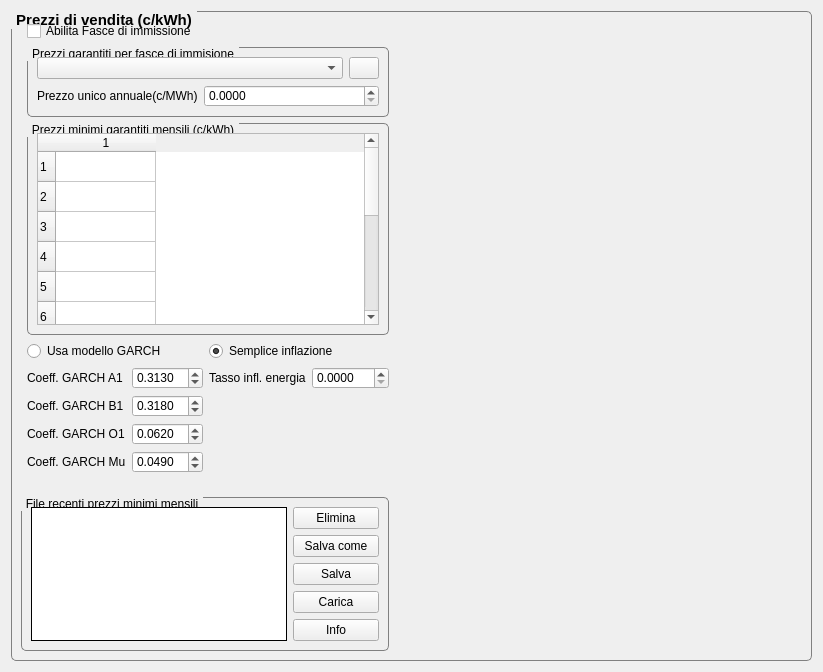
     <widget class="QWidget" name="page_5">
      <layout class="QGridLayout" name="gridLayout_37">
       <item row="0" column="0">
        <widget class="QGroupBox" name="groupMinPrices">
         <property name="font">
          <font>
           <pointsize>11</pointsize>
           <weight>75</weight>
           <bold>true</bold>
          </font>
         </property>
         <property name="styleSheet">
          <string notr="true">QGroupBox {
     background-color: qlineargradient(x1: 0, y1: 0, x2: 0, y2: 1,
                                       stop: 0 #E0E0E0, stop: 1 #FFFFFF);
     border: 1px solid gray;
     border-radius: 5px;
     margin-top: 4ex; /* leave space at the top for the title */
 }
QGroupBox::title {
     subcontrol-origin: margin;
     subcontrol-position: top left; /* position at the top center */
     padding: 0 3px;
      
 }</string>
         </property>
         <property name="title">
          <string>Prezzi di vendita (c/kWh)</string>
         </property>
         <layout class="QGridLayout" name="gridLayout_36">
          <item row="0" column="1">
           <widget class="QCheckBox" name="checkImmIntervals">
            <property name="text">
             <string>Abilita Fasce di immissione</string>
            </property>
           </widget>
          </item>
          <item row="0" column="3" rowspan="4">
           <widget class="QwtPlot" name="qwtMinPrezzi">
            <property name="sizePolicy">
             <sizepolicy hsizetype="Expanding" vsizetype="Expanding">
              <horstretch>0</horstretch>
              <verstretch>0</verstretch>
             </sizepolicy>
            </property>
           </widget>
          </item>
          <item row="1" column="1" colspan="2">
           <widget class="QGroupBox" name="groupImmIntervals">
            <property name="styleSheet">
             <string notr="true">QGroupBox {
     background-color: qlineargradient(x1: 0, y1: 0, x2: 0, y2: 1,
                                       stop: 0 #E0E0E0, stop: 1 #FFFFFF);
     border: 1px solid gray;
     border-radius: 5px;
     margin-top: 2ex; /* leave space at the top for the title */
 }
QGroupBox::title {
     subcontrol-origin: margin;
     subcontrol-position: top left; /* position at the top center */
     padding: 0 3px;
      
 }</string>
            </property>
            <property name="title">
             <string>Prezzi garantiti per fasce di immisione</string>
            </property>
            <layout class="QGridLayout" name="gridLayout_25">
             <item row="1" column="0" colspan="2">
              <widget class="QComboBox" name="comboImmissione"/>
             </item>
             <item row="1" column="2">
              <widget class="QPushButton" name="pushImmissione">
               <property name="maximumSize">
                <size>
                 <width>30</width>
                 <height>16777215</height>
                </size>
               </property>
               <property name="text">
                <string/>
               </property>
               <property name="icon">
                <iconset resource="resource.qrc">
                 <normaloff>:/images/edit.png</normaloff>:/images/edit.png</iconset>
               </property>
              </widget>
             </item>
             <item row="2" column="0">
              <widget class="QLabel" name="label_33">
               <property name="text">
                <string>Prezzo unico annuale(c/MWh)</string>
               </property>
              </widget>
             </item>
             <item row="2" column="1" colspan="2">
              <widget class="QDoubleSpinBox" name="dYearlyMinPrice">
               <property name="decimals">
                <number>4</number>
               </property>
               <property name="maximum">
                <double>1000000.000000000000000</double>
               </property>
              </widget>
             </item>
            </layout>
           </widget>
          </item>
          <item row="2" column="1" colspan="2">
           <widget class="QGroupBox" name="groupBox_4">
            <property name="styleSheet">
             <string notr="true">QGroupBox {
     background-color: qlineargradient(x1: 0, y1: 0, x2: 0, y2: 1,
                                       stop: 0 #E0E0E0, stop: 1 #FFFFFF);
     border: 1px solid gray;
     border-radius: 5px;
     margin-top: 2ex; /* leave space at the top for the title */
 }
QGroupBox::title {
     subcontrol-origin: margin;
     subcontrol-position: top left; /* position at the top center */
     padding: 0 3px;
      
 }</string>
            </property>
            <property name="title">
             <string>Prezzi minimi garantiti mensili (c/kWh)</string>
            </property>
            <layout class="QGridLayout" name="gridLayout_35">
             <item row="0" column="0">
              <widget class="QTableWidget" name="tableMinPrezziEnergia">
               <property name="maximumSize">
                <size>
                 <width>16777215</width>
                 <height>16777215</height>
                </size>
               </property>
               <property name="rowCount">
                <number>12</number>
               </property>
               <property name="columnCount">
                <number>1</number>
               </property>
               <row/>
               <row/>
               <row/>
               <row/>
               <row/>
               <row/>
               <row/>
               <row/>
               <row/>
               <row/>
               <row/>
               <row/>
               <column/>
              </widget>
             </item>
            </layout>
           </widget>
          </item>
          <item row="3" column="1">
           <layout class="QGridLayout" name="gridLayout_18">
            <item row="0" column="0" colspan="2">
             <widget class="QRadioButton" name="radioGARCH_2">
              <property name="text">
               <string>Usa modello GARCH</string>
              </property>
             </widget>
            </item>
            <item row="1" column="0">
             <widget class="QLabel" name="label_41">
              <property name="text">
               <string>Coeff. GARCH A1</string>
              </property>
             </widget>
            </item>
            <item row="1" column="1">
             <widget class="QDoubleSpinBox" name="dminPricesA1">
              <property name="decimals">
               <number>4</number>
              </property>
              <property name="value">
               <double>0.313000000000000</double>
              </property>
             </widget>
            </item>
            <item row="2" column="0">
             <widget class="QLabel" name="label_42">
              <property name="text">
               <string>Coeff. GARCH B1</string>
              </property>
             </widget>
            </item>
            <item row="2" column="1">
             <widget class="QDoubleSpinBox" name="dminPricesB1">
              <property name="decimals">
               <number>4</number>
              </property>
              <property name="value">
               <double>0.318000000000000</double>
              </property>
             </widget>
            </item>
            <item row="3" column="0">
             <widget class="QLabel" name="label_43">
              <property name="text">
               <string>Coeff. GARCH O1</string>
              </property>
             </widget>
            </item>
            <item row="3" column="1">
             <widget class="QDoubleSpinBox" name="dminPricesO1">
              <property name="decimals">
               <number>4</number>
              </property>
              <property name="value">
               <double>0.062000000000000</double>
              </property>
             </widget>
            </item>
            <item row="4" column="0">
             <widget class="QLabel" name="label_44">
              <property name="text">
               <string>Coeff. GARCH Mu</string>
              </property>
             </widget>
            </item>
            <item row="4" column="1">
             <widget class="QDoubleSpinBox" name="dminPricesMu">
              <property name="decimals">
               <number>4</number>
              </property>
              <property name="value">
               <double>0.049000000000000</double>
              </property>
             </widget>
            </item>
            <item row="5" column="0">
             <spacer name="verticalSpacer_3">
              <property name="orientation">
               <enum>Qt::Vertical</enum>
              </property>
              <property name="sizeHint" stdset="0">
               <size>
                <width>20</width>
                <height>18</height>
               </size>
              </property>
             </spacer>
            </item>
           </layout>
          </item>
          <item row="3" column="2">
           <layout class="QGridLayout" name="gridLayout_19">
            <item row="0" column="0" colspan="2">
             <widget class="QRadioButton" name="radioSimpleInflation_2">
              <property name="text">
               <string>Semplice inflazione</string>
              </property>
              <property name="checked">
               <bool>true</bool>
              </property>
             </widget>
            </item>
            <item row="1" column="0">
             <widget class="QLabel" name="label_45">
              <property name="text">
               <string>Tasso infl. energia</string>
              </property>
             </widget>
            </item>
            <item row="1" column="1">
             <widget class="QDoubleSpinBox" name="dEnergyInflationRateSell">
              <property name="decimals">
               <number>4</number>
              </property>
              <property name="maximum">
               <double>100.000000000000000</double>
              </property>
             </widget>
            </item>
            <item row="2" column="0">
             <spacer name="verticalSpacer_5">
              <property name="orientation">
               <enum>Qt::Vertical</enum>
              </property>
              <property name="sizeHint" stdset="0">
               <size>
                <width>20</width>
                <height>38</height>
               </size>
              </property>
             </spacer>
            </item>
           </layout>
          </item>
          <item row="4" column="0" rowspan="2" colspan="3">
           <widget class="QGroupBox" name="groupBoxPM">
            <property name="styleSheet">
             <string notr="true">QGroupBox {
     background-color: qlineargradient(x1: 0, y1: 0, x2: 0, y2: 1,
                                       stop: 0 #E0E0E0, stop: 1 #FFFFFF);
     border: 1px solid gray;
     border-radius: 5px;
     margin-top: 2ex; /* leave space at the top for the title */
 }
QGroupBox::title {
     subcontrol-origin: margin;
     subcontrol-position: top left; /* position at the top center */
     padding: 0 3px;
      
 }</string>
            </property>
            <property name="title">
             <string>File recenti prezzi minimi mensili</string>
            </property>
            <layout class="QGridLayout" name="gridLayout_33">
             <item row="0" column="0">
              <layout class="QGridLayout" name="gridLayout_20">
               <item row="0" column="0" rowspan="5">
                <widget class="QListView" name="listMinEnergyPrices">
                 <property name="sizePolicy">
                  <sizepolicy hsizetype="Minimum" vsizetype="Expanding">
                   <horstretch>0</horstretch>
                   <verstretch>0</verstretch>
                  </sizepolicy>
                 </property>
                 <property name="maximumSize">
                  <size>
                   <width>10000</width>
                   <height>16777215</height>
                  </size>
                 </property>
                 <property name="autoFillBackground">
                  <bool>true</bool>
                 </property>
                 <property name="styleSheet">
                  <string notr="true"> QListView {
     show-decoration-selected: 1; /* make the selection span the entire width of the view */
 }

 QListView::item:alternate {
     background: #EEEEEE;
 } QListView {
     alternate-background-color: yellow;
 } QListView::item:selected {
     border: 1px solid #6a6ea9;
 }

 QListView::item:selected:!active {
     background: qlineargradient(x1: 0, y1: 0, x2: 0, y2: 1,
                                 stop: 0 #ABAFE5, stop: 1 #8588B2);
 }

 QListView::item:selected:active {
     background: qlineargradient(x1: 0, y1: 0, x2: 0, y2: 1,
                                 stop: 0 #6a6ea9, stop: 1 #888dd9);
 }

 QListView::item:hover {
     background: qlineargradient(x1: 0, y1: 0, x2: 0, y2: 1,
                                 stop: 0 #FAFBFE, stop: 1 #DCDEF1);
 }</string>
                 </property>
                 <property name="frameShape">
                  <enum>QFrame::Panel</enum>
                 </property>
                 <property name="frameShadow">
                  <enum>QFrame::Plain</enum>
                 </property>
                 <property name="wordWrap">
                  <bool>true</bool>
                 </property>
                </widget>
               </item>
               <item row="0" column="1">
                <widget class="QPushButton" name="pushCutMinPrezziFile">
                 <property name="text">
                  <string>Elimina</string>
                 </property>
                </widget>
               </item>
               <item row="1" column="1">
                <widget class="QPushButton" name="pushSaveMinPrezziEnergiaAs">
                 <property name="text">
                  <string>Salva come</string>
                 </property>
                </widget>
               </item>
               <item row="2" column="1">
                <widget class="QPushButton" name="pushSaveMinPrezziEnergia">
                 <property name="text">
                  <string>Salva</string>
                 </property>
                 <property name="icon">
                  <iconset resource="resource.qrc">
                   <normaloff>:/images/save.png</normaloff>:/images/save.png</iconset>
                 </property>
                </widget>
               </item>
               <item row="3" column="1">
                <widget class="QPushButton" name="pushLoadMinPrezziEnergia">
                 <property name="text">
                  <string>Carica</string>
                 </property>
                 <property name="icon">
                  <iconset resource="resource.qrc">
                   <normaloff>:/images/open.png</normaloff>:/images/open.png</iconset>
                 </property>
                </widget>
               </item>
               <item row="4" column="1">
                <widget class="QPushButton" name="pushInfoPrezziMinimi">
                 <property name="text">
                  <string>Info</string>
                 </property>
                </widget>
               </item>
              </layout>
             </item>
            </layout>
           </widget>
          </item>
          <item row="4" column="3">
           <spacer name="horizontalSpacer_4">
            <property name="orientation">
             <enum>Qt::Horizontal</enum>
            </property>
            <property name="sizeHint" stdset="0">
             <size>
              <width>407</width>
              <height>20</height>
             </size>
            </property>
           </spacer>
          </item>
          <item row="5" column="1">
           <widget class="QLabel" name="labelWarnMin">
            <property name="text">
             <string/>
            </property>
           </widget>
          </item>
         </layout>
        </widget>
       </item>
      </layout>
     </widget>
